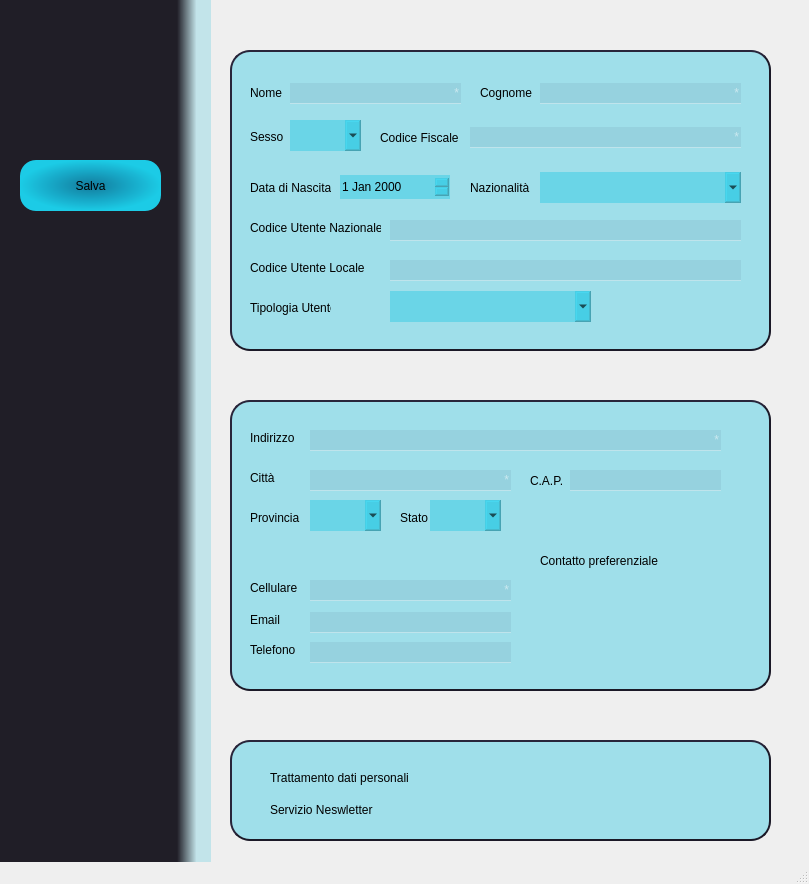
<?xml version="1.0" encoding="UTF-8"?>
<ui version="4.0">
 <class>MainWindow</class>
 <widget class="QMainWindow" name="MainWindow">
  <property name="geometry">
   <rect>
    <x>0</x>
    <y>0</y>
    <width>809</width>
    <height>884</height>
   </rect>
  </property>
  <property name="windowTitle">
   <string>Registra Utente</string>
  </property>
  <widget class="QWidget" name="centralwidget">
   <widget class="QFrame" name="frame_2">
    <property name="geometry">
     <rect>
      <x>0</x>
      <y>0</y>
      <width>211</width>
      <height>1281</height>
     </rect>
    </property>
    <property name="font">
     <font>
      <pointsize>1</pointsize>
     </font>
    </property>
    <property name="styleSheet">
     <string notr="true">border:none;
background-color:qlineargradient(spread:pad, x1:0.83936, y1:0, x2:1, y2:0, stop:0 rgba(32, 30, 39, 255), stop:0.571429 rgba(0, 178, 210, 48));
</string>
    </property>
    <property name="frameShape">
     <enum>QFrame::StyledPanel</enum>
    </property>
    <property name="frameShadow">
     <enum>QFrame::Raised</enum>
    </property>
    <widget class="QLabel" name="logoImage">
     <property name="geometry">
      <rect>
       <x>57</x>
       <y>40</y>
       <width>71</width>
       <height>71</height>
      </rect>
     </property>
     <property name="styleSheet">
      <string notr="true">background-color:transparent;</string>
     </property>
     <property name="text">
      <string/>
     </property>
     <property name="textFormat">
      <enum>Qt::RichText</enum>
     </property>
     <property name="pixmap">
      <pixmap>images/Icona User.png</pixmap>
     </property>
     <property name="scaledContents">
      <bool>true</bool>
     </property>
    </widget>
    <widget class="QPushButton" name="returnButton">
     <property name="geometry">
      <rect>
       <x>60</x>
       <y>760</y>
       <width>71</width>
       <height>51</height>
      </rect>
     </property>
     <property name="styleSheet">
      <string notr="true">background-color:transparent;</string>
     </property>
     <property name="text">
      <string/>
     </property>
     <property name="icon">
      <iconset>
       <normaloff>images/Icona Close.png</normaloff>images/Icona Close.png</iconset>
     </property>
     <property name="iconSize">
      <size>
       <width>50</width>
       <height>50</height>
      </size>
     </property>
    </widget>
    <widget class="QPushButton" name="saveButton">
     <property name="geometry">
      <rect>
       <x>20</x>
       <y>160</y>
       <width>141</width>
       <height>51</height>
      </rect>
     </property>
     <property name="styleSheet">
      <string notr="true">border-radius:16px;
background-color:qradialgradient(spread:pad, cx:0.499926, cy:0.5, radius:0.5, fx:0.5, fy:0.5, stop:0 rgba(18, 125, 160, 249), stop:1 rgba(27, 213, 241, 241));</string>
     </property>
     <property name="text">
      <string>Salva</string>
     </property>
     <property name="icon">
      <iconset>
       <normaloff>images/Icona Salva.png</normaloff>images/Icona Salva.png</iconset>
     </property>
     <property name="iconSize">
      <size>
       <width>30</width>
       <height>30</height>
      </size>
     </property>
    </widget>
   </widget>
   <widget class="QFrame" name="frame_11">
    <property name="geometry">
     <rect>
      <x>230</x>
      <y>50</y>
      <width>541</width>
      <height>301</height>
     </rect>
    </property>
    <property name="minimumSize">
     <size>
      <width>0</width>
      <height>1</height>
     </size>
    </property>
    <property name="styleSheet">
     <string notr="true">border-radius: 20px;
border-style: outset;
border-width: 2px;
border-color:rgb(27,25,39);
background-color:rgba(0, 192, 225, 85)</string>
    </property>
    <property name="frameShape">
     <enum>QFrame::StyledPanel</enum>
    </property>
    <property name="frameShadow">
     <enum>QFrame::Raised</enum>
    </property>
    <widget class="QLabel" name="titleLabel">
     <property name="geometry">
      <rect>
       <x>20</x>
       <y>32</y>
       <width>41</width>
       <height>21</height>
      </rect>
     </property>
     <property name="styleSheet">
      <string notr="true">font: 75 bold 11pt &quot;Arial&quot;;
border:none;
background-color:none;</string>
     </property>
     <property name="text">
      <string>Nome</string>
     </property>
    </widget>
    <widget class="QLabel" name="authorLabel">
     <property name="geometry">
      <rect>
       <x>250</x>
       <y>32</y>
       <width>61</width>
       <height>21</height>
      </rect>
     </property>
     <property name="styleSheet">
      <string notr="true">font: 75 bold 11pt &quot;Arial&quot;;
border:none;
background-color:none;</string>
     </property>
     <property name="text">
      <string>Cognome</string>
     </property>
    </widget>
    <widget class="QLabel" name="natureLabel">
     <property name="geometry">
      <rect>
       <x>150</x>
       <y>80</y>
       <width>81</width>
       <height>16</height>
      </rect>
     </property>
     <property name="styleSheet">
      <string notr="true">font: 75 bold 11pt &quot;Arial&quot;;
border:none;
background-color:none;</string>
     </property>
     <property name="text">
      <string>Codice Fiscale</string>
     </property>
    </widget>
    <widget class="QLabel" name="typeLabel">
     <property name="geometry">
      <rect>
       <x>20</x>
       <y>80</y>
       <width>47</width>
       <height>13</height>
      </rect>
     </property>
     <property name="styleSheet">
      <string notr="true">font: 75 bold 11pt &quot;Arial&quot;;
border:none;
background-color:none;</string>
     </property>
     <property name="text">
      <string>Sesso</string>
     </property>
    </widget>
    <widget class="QLabel" name="genreLabel">
     <property name="geometry">
      <rect>
       <x>330</x>
       <y>580</y>
       <width>91</width>
       <height>16</height>
      </rect>
     </property>
     <property name="styleSheet">
      <string notr="true">font: 75 bold 11pt &quot;Arial&quot;;
border:none;
background-color:none;</string>
     </property>
     <property name="text">
      <string>Luogo di Nascita</string>
     </property>
    </widget>
    <widget class="QComboBox" name="genderBox">
     <property name="geometry">
      <rect>
       <x>60</x>
       <y>70</y>
       <width>71</width>
       <height>31</height>
      </rect>
     </property>
     <property name="styleSheet">
      <string notr="true">font: italic 10pt &quot;Arial&quot;;
border:none;</string>
     </property>
     <property name="editable">
      <bool>true</bool>
     </property>
     <item>
      <property name="text">
       <string/>
      </property>
     </item>
     <item>
      <property name="text">
       <string>M</string>
      </property>
     </item>
     <item>
      <property name="text">
       <string>F</string>
      </property>
     </item>
    </widget>
    <widget class="QLineEdit" name="nameField">
     <property name="geometry">
      <rect>
       <x>60</x>
       <y>33</y>
       <width>171</width>
       <height>21</height>
      </rect>
     </property>
     <property name="styleSheet">
      <string notr="true">border:none;
background-color: rgba(23, 28, 78, 17);
color:rgb(255, 255, 255);
font: 14pt &quot;Source Code Pro for Powerline&quot;;
border:none;
border-bottom: 1px solid rgba(255, 255, 255, 100);
</string>
     </property>
     <property name="text">
      <string/>
     </property>
     <property name="alignment">
      <set>Qt::AlignRight|Qt::AlignTrailing|Qt::AlignVCenter</set>
     </property>
     <property name="dragEnabled">
      <bool>false</bool>
     </property>
     <property name="readOnly">
      <bool>false</bool>
     </property>
     <property name="placeholderText">
      <string extracomment="Campi Obbligatorio">*</string>
     </property>
    </widget>
    <widget class="QLineEdit" name="surnameField">
     <property name="geometry">
      <rect>
       <x>310</x>
       <y>33</y>
       <width>201</width>
       <height>21</height>
      </rect>
     </property>
     <property name="styleSheet">
      <string notr="true">border:none;
background-color: rgba(23, 28, 78, 17);
color:rgb(255, 255, 255);
font: 14pt &quot;Source Code Pro for Powerline&quot;;
border:none;
border-bottom: 1px solid rgba(255, 255, 255, 100);
</string>
     </property>
     <property name="alignment">
      <set>Qt::AlignRight|Qt::AlignTrailing|Qt::AlignVCenter</set>
     </property>
     <property name="readOnly">
      <bool>false</bool>
     </property>
     <property name="placeholderText">
      <string>*</string>
     </property>
    </widget>
    <widget class="QLineEdit" name="fiscalcodeField">
     <property name="geometry">
      <rect>
       <x>240</x>
       <y>77</y>
       <width>271</width>
       <height>21</height>
      </rect>
     </property>
     <property name="styleSheet">
      <string notr="true">border:none;
background-color: rgba(23, 28, 78, 17);
color:rgb(255, 255, 255);
font: 14pt &quot;Source Code Pro for Powerline&quot;;
border:none;
border-bottom: 1px solid rgba(255, 255, 255, 100);
</string>
     </property>
     <property name="alignment">
      <set>Qt::AlignRight|Qt::AlignTrailing|Qt::AlignVCenter</set>
     </property>
     <property name="readOnly">
      <bool>false</bool>
     </property>
     <property name="placeholderText">
      <string>*</string>
     </property>
    </widget>
    <widget class="QLabel" name="typeLabel_2">
     <property name="geometry">
      <rect>
       <x>20</x>
       <y>170</y>
       <width>131</width>
       <height>16</height>
      </rect>
     </property>
     <property name="styleSheet">
      <string notr="true">font: 75 bold 11pt &quot;Arial&quot;;
border:none;
background-color:none;</string>
     </property>
     <property name="text">
      <string>Codice Utente Nazionale</string>
     </property>
    </widget>
    <widget class="QLabel" name="typeLabel_3">
     <property name="geometry">
      <rect>
       <x>20</x>
       <y>210</y>
       <width>131</width>
       <height>16</height>
      </rect>
     </property>
     <property name="styleSheet">
      <string notr="true">font: 75 bold 11pt &quot;Arial&quot;;
border:none;
background-color:none;</string>
     </property>
     <property name="text">
      <string>Codice Utente Locale</string>
     </property>
    </widget>
    <widget class="QLineEdit" name="nameField_5">
     <property name="geometry">
      <rect>
       <x>160</x>
       <y>170</y>
       <width>351</width>
       <height>21</height>
      </rect>
     </property>
     <property name="styleSheet">
      <string notr="true">border:none;
background-color: rgba(23, 28, 78, 17);
color:rgb(255, 255, 255);
font: 14pt &quot;Source Code Pro for Powerline&quot;;
border:none;
border-bottom: 1px solid rgba(255, 255, 255, 100);
</string>
     </property>
     <property name="readOnly">
      <bool>false</bool>
     </property>
     <property name="placeholderText">
      <string/>
     </property>
    </widget>
    <widget class="QLineEdit" name="nameField_6">
     <property name="geometry">
      <rect>
       <x>160</x>
       <y>210</y>
       <width>351</width>
       <height>21</height>
      </rect>
     </property>
     <property name="styleSheet">
      <string notr="true">border:none;
background-color: rgba(23, 28, 78, 17);
color:rgb(255, 255, 255);
font: 14pt &quot;Source Code Pro for Powerline&quot;;
border:none;
border-bottom: 1px solid rgba(255, 255, 255, 100);
</string>
     </property>
     <property name="readOnly">
      <bool>false</bool>
     </property>
     <property name="placeholderText">
      <string/>
     </property>
    </widget>
    <widget class="QLabel" name="positionLabel_3">
     <property name="geometry">
      <rect>
       <x>20</x>
       <y>130</y>
       <width>81</width>
       <height>16</height>
      </rect>
     </property>
     <property name="styleSheet">
      <string notr="true">font: 75 bold 11pt &quot;Arial&quot;;
border:none;
background-color:none;</string>
     </property>
     <property name="text">
      <string>Data di Nascita</string>
     </property>
    </widget>
    <widget class="QDateEdit" name="dateEdit">
     <property name="geometry">
      <rect>
       <x>110</x>
       <y>125</y>
       <width>110</width>
       <height>24</height>
      </rect>
     </property>
     <property name="styleSheet">
      <string notr="true">border:none;</string>
     </property>
     <property name="readOnly">
      <bool>false</bool>
     </property>
     <property name="calendarPopup">
      <bool>false</bool>
     </property>
    </widget>
    <widget class="QLabel" name="dateLabel_2">
     <property name="geometry">
      <rect>
       <x>240</x>
       <y>130</y>
       <width>81</width>
       <height>16</height>
      </rect>
     </property>
     <property name="styleSheet">
      <string notr="true">font: 75 bold 11pt &quot;Arial&quot;;
border:none;
background-color:none;</string>
     </property>
     <property name="text">
      <string>Nazionalità</string>
     </property>
    </widget>
    <widget class="QComboBox" name="nationBox">
     <property name="geometry">
      <rect>
       <x>310</x>
       <y>122</y>
       <width>201</width>
       <height>31</height>
      </rect>
     </property>
     <property name="styleSheet">
      <string notr="true">font: italic 10pt &quot;Arial&quot;;
border:none;</string>
     </property>
     <property name="editable">
      <bool>true</bool>
     </property>
     <item>
      <property name="text">
       <string/>
      </property>
     </item>
     <item>
      <property name="text">
       <string>ITA</string>
      </property>
     </item>
     <item>
      <property name="text">
       <string>DEU</string>
      </property>
     </item>
     <item>
      <property name="text">
       <string>FRA</string>
      </property>
     </item>
     <item>
      <property name="text">
       <string>IRL</string>
      </property>
     </item>
     <item>
      <property name="text">
       <string>NLD</string>
      </property>
     </item>
     <item>
      <property name="text">
       <string>PRT</string>
      </property>
     </item>
     <item>
      <property name="text">
       <string>RUS</string>
      </property>
     </item>
     <item>
      <property name="text">
       <string>SMR</string>
      </property>
     </item>
     <item>
      <property name="text">
       <string>ESP</string>
      </property>
     </item>
     <item>
      <property name="text">
       <string>GBR</string>
      </property>
     </item>
     <item>
      <property name="text">
       <string>USA</string>
      </property>
     </item>
    </widget>
    <widget class="QLabel" name="dateLabel_3">
     <property name="geometry">
      <rect>
       <x>20</x>
       <y>250</y>
       <width>81</width>
       <height>16</height>
      </rect>
     </property>
     <property name="styleSheet">
      <string notr="true">font: 75 bold 11pt &quot;Arial&quot;;
border:none;
background-color:none;</string>
     </property>
     <property name="text">
      <string>Tipologia Utente</string>
     </property>
    </widget>
    <widget class="QComboBox" name="usertypeBox">
     <property name="geometry">
      <rect>
       <x>160</x>
       <y>241</y>
       <width>201</width>
       <height>31</height>
      </rect>
     </property>
     <property name="styleSheet">
      <string notr="true">font: italic 10pt &quot;Arial&quot;;
border:none</string>
     </property>
     <item>
      <property name="text">
       <string/>
      </property>
     </item>
    </widget>
   </widget>
   <widget class="QFrame" name="frame">
    <property name="geometry">
     <rect>
      <x>230</x>
      <y>400</y>
      <width>541</width>
      <height>291</height>
     </rect>
    </property>
    <property name="styleSheet">
     <string notr="true">border-radius: 20px;
border-style: outset;
border-width: 2px;
border-color:rgb(27,25,39);
background-color:rgba(0, 192, 225, 85)</string>
    </property>
    <property name="frameShape">
     <enum>QFrame::StyledPanel</enum>
    </property>
    <property name="frameShadow">
     <enum>QFrame::Raised</enum>
    </property>
    <widget class="QLabel" name="positionLabel_2">
     <property name="geometry">
      <rect>
       <x>170</x>
       <y>110</y>
       <width>81</width>
       <height>16</height>
      </rect>
     </property>
     <property name="styleSheet">
      <string notr="true">font: 75 bold 11pt &quot;Arial&quot;;
border:none;
background-color:none;</string>
     </property>
     <property name="text">
      <string>Stato</string>
     </property>
    </widget>
    <widget class="QLabel" name="ninventaryLabe_2">
     <property name="geometry">
      <rect>
       <x>20</x>
       <y>30</y>
       <width>51</width>
       <height>16</height>
      </rect>
     </property>
     <property name="styleSheet">
      <string notr="true">font: 75 bold 11pt &quot;Arial&quot;;
border:none;
background-color:none;</string>
     </property>
     <property name="text">
      <string>Indirizzo</string>
     </property>
    </widget>
    <widget class="QLineEdit" name="addressField">
     <property name="geometry">
      <rect>
       <x>80</x>
       <y>30</y>
       <width>411</width>
       <height>21</height>
      </rect>
     </property>
     <property name="styleSheet">
      <string notr="true">border:none;
background-color: rgba(23, 28, 78, 17);
color:rgb(255, 255, 255);
font: 14pt &quot;Source Code Pro for Powerline&quot;;
border:none;
border-bottom: 1px solid rgba(255, 255, 255, 100);
</string>
     </property>
     <property name="alignment">
      <set>Qt::AlignRight|Qt::AlignTrailing|Qt::AlignVCenter</set>
     </property>
     <property name="readOnly">
      <bool>false</bool>
     </property>
     <property name="placeholderText">
      <string>*</string>
     </property>
    </widget>
    <widget class="QLabel" name="ISBNLabel_2">
     <property name="geometry">
      <rect>
       <x>20</x>
       <y>70</y>
       <width>61</width>
       <height>16</height>
      </rect>
     </property>
     <property name="styleSheet">
      <string notr="true">font: 75 bold 11pt &quot;Arial&quot;;
border:none;
background-color:none;</string>
     </property>
     <property name="text">
      <string>Città</string>
     </property>
    </widget>
    <widget class="QLineEdit" name="cityField">
     <property name="geometry">
      <rect>
       <x>80</x>
       <y>70</y>
       <width>201</width>
       <height>21</height>
      </rect>
     </property>
     <property name="styleSheet">
      <string notr="true">border:none;
background-color: rgba(23, 28, 78, 17);
color:rgb(255, 255, 255);
font: 14pt &quot;Source Code Pro for Powerline&quot;;
border:none;
border-bottom: 1px solid rgba(255, 255, 255, 100);
</string>
     </property>
     <property name="alignment">
      <set>Qt::AlignRight|Qt::AlignTrailing|Qt::AlignVCenter</set>
     </property>
     <property name="readOnly">
      <bool>false</bool>
     </property>
     <property name="placeholderText">
      <string>*</string>
     </property>
    </widget>
    <widget class="QLabel" name="palchettoLabel_2">
     <property name="geometry">
      <rect>
       <x>300</x>
       <y>70</y>
       <width>41</width>
       <height>21</height>
      </rect>
     </property>
     <property name="styleSheet">
      <string notr="true">font: 75 bold 11pt &quot;Arial&quot;;
border:none;
background-color:none;</string>
     </property>
     <property name="text">
      <string>C.A.P.</string>
     </property>
    </widget>
    <widget class="QLineEdit" name="capField">
     <property name="geometry">
      <rect>
       <x>340</x>
       <y>70</y>
       <width>151</width>
       <height>21</height>
      </rect>
     </property>
     <property name="styleSheet">
      <string notr="true">border:none;
background-color: rgba(23, 28, 78, 17);
color:rgb(255, 255, 255);
font: 14pt &quot;Source Code Pro for Powerline&quot;;
border:none;
border-bottom: 1px solid rgba(255, 255, 255, 100);
</string>
     </property>
     <property name="readOnly">
      <bool>false</bool>
     </property>
     <property name="placeholderText">
      <string/>
     </property>
    </widget>
    <widget class="QLabel" name="ISBNLabel_3">
     <property name="geometry">
      <rect>
       <x>20</x>
       <y>110</y>
       <width>61</width>
       <height>16</height>
      </rect>
     </property>
     <property name="styleSheet">
      <string notr="true">font: 75 bold 11pt &quot;Arial&quot;;
border:none;
background-color:none;</string>
     </property>
     <property name="text">
      <string>Provincia</string>
     </property>
    </widget>
    <widget class="QComboBox" name="districtBox">
     <property name="geometry">
      <rect>
       <x>80</x>
       <y>100</y>
       <width>71</width>
       <height>31</height>
      </rect>
     </property>
     <property name="styleSheet">
      <string notr="true">font: italic 10pt &quot;Arial&quot;;
border:none;</string>
     </property>
     <item>
      <property name="text">
       <string/>
      </property>
     </item>
    </widget>
    <widget class="QLabel" name="ninventaryLabe_3">
     <property name="geometry">
      <rect>
       <x>20</x>
       <y>180</y>
       <width>51</width>
       <height>16</height>
      </rect>
     </property>
     <property name="styleSheet">
      <string notr="true">font: 75 bold 11pt &quot;Arial&quot;;
border:none;
background-color:none;</string>
     </property>
     <property name="text">
      <string>Cellulare</string>
     </property>
    </widget>
    <widget class="QLabel" name="ninventaryLabe_4">
     <property name="geometry">
      <rect>
       <x>20</x>
       <y>212</y>
       <width>51</width>
       <height>16</height>
      </rect>
     </property>
     <property name="styleSheet">
      <string notr="true">font: 75 bold 11pt &quot;Arial&quot;;
border:none;
background-color:none;</string>
     </property>
     <property name="text">
      <string>Email</string>
     </property>
    </widget>
    <widget class="QLabel" name="ninventaryLabe_5">
     <property name="geometry">
      <rect>
       <x>20</x>
       <y>242</y>
       <width>51</width>
       <height>16</height>
      </rect>
     </property>
     <property name="styleSheet">
      <string notr="true">font: 75 bold 11pt &quot;Arial&quot;;
border:none;
background-color:none;</string>
     </property>
     <property name="text">
      <string>Telefono</string>
     </property>
    </widget>
    <widget class="QLineEdit" name="cellField">
     <property name="geometry">
      <rect>
       <x>80</x>
       <y>180</y>
       <width>201</width>
       <height>21</height>
      </rect>
     </property>
     <property name="styleSheet">
      <string notr="true">border:none;
background-color: rgba(23, 28, 78, 17);
color:rgb(255, 255, 255);
font: 14pt &quot;Source Code Pro for Powerline&quot;;
border:none;
border-bottom: 1px solid rgba(255, 255, 255, 100);
</string>
     </property>
     <property name="alignment">
      <set>Qt::AlignRight|Qt::AlignTrailing|Qt::AlignVCenter</set>
     </property>
     <property name="readOnly">
      <bool>false</bool>
     </property>
     <property name="placeholderText">
      <string>*</string>
     </property>
    </widget>
    <widget class="QLineEdit" name="emailField">
     <property name="geometry">
      <rect>
       <x>80</x>
       <y>212</y>
       <width>201</width>
       <height>21</height>
      </rect>
     </property>
     <property name="styleSheet">
      <string notr="true">border:none;
background-color: rgba(23, 28, 78, 17);
color:rgb(255, 255, 255);
font: 14pt &quot;Source Code Pro for Powerline&quot;;
border:none;
border-bottom: 1px solid rgba(255, 255, 255, 100);
</string>
     </property>
     <property name="readOnly">
      <bool>false</bool>
     </property>
     <property name="placeholderText">
      <string/>
     </property>
    </widget>
    <widget class="QLineEdit" name="telephonField">
     <property name="geometry">
      <rect>
       <x>80</x>
       <y>242</y>
       <width>201</width>
       <height>21</height>
      </rect>
     </property>
     <property name="styleSheet">
      <string notr="true">border:none;
background-color: rgba(23, 28, 78, 17);
color:rgb(255, 255, 255);
font: 14pt &quot;Source Code Pro for Powerline&quot;;
border:none;
border-bottom: 1px solid rgba(255, 255, 255, 100);
</string>
     </property>
     <property name="readOnly">
      <bool>false</bool>
     </property>
     <property name="placeholderText">
      <string/>
     </property>
    </widget>
    <widget class="QRadioButton" name="radioButton">
     <property name="geometry">
      <rect>
       <x>350</x>
       <y>180</y>
       <width>100</width>
       <height>20</height>
      </rect>
     </property>
     <property name="styleSheet">
      <string notr="true">border:none;
background-color:transparent</string>
     </property>
     <property name="text">
      <string/>
     </property>
     <property name="checkable">
      <bool>false</bool>
     </property>
    </widget>
    <widget class="QRadioButton" name="radioButton_2">
     <property name="geometry">
      <rect>
       <x>350</x>
       <y>210</y>
       <width>100</width>
       <height>20</height>
      </rect>
     </property>
     <property name="styleSheet">
      <string notr="true">border:none;
background-color:transparent</string>
     </property>
     <property name="text">
      <string/>
     </property>
     <property name="checkable">
      <bool>false</bool>
     </property>
    </widget>
    <widget class="QRadioButton" name="radioButton_3">
     <property name="geometry">
      <rect>
       <x>350</x>
       <y>240</y>
       <width>100</width>
       <height>20</height>
      </rect>
     </property>
     <property name="styleSheet">
      <string notr="true">border:none;
background-color:transparent</string>
     </property>
     <property name="text">
      <string/>
     </property>
     <property name="checkable">
      <bool>false</bool>
     </property>
    </widget>
    <widget class="QLabel" name="titleLabel_2">
     <property name="geometry">
      <rect>
       <x>310</x>
       <y>150</y>
       <width>121</width>
       <height>21</height>
      </rect>
     </property>
     <property name="styleSheet">
      <string notr="true">font: 75 bold 11pt &quot;Arial&quot;;
border:none;
background-color:none;</string>
     </property>
     <property name="text">
      <string>Contatto preferenziale</string>
     </property>
    </widget>
    <widget class="QComboBox" name="stateBox">
     <property name="geometry">
      <rect>
       <x>200</x>
       <y>100</y>
       <width>71</width>
       <height>31</height>
      </rect>
     </property>
     <property name="styleSheet">
      <string notr="true">font: italic 10pt &quot;Arial&quot;;
border:none;</string>
     </property>
     <item>
      <property name="text">
       <string/>
      </property>
     </item>
    </widget>
   </widget>
   <widget class="QFrame" name="frame_3">
    <property name="geometry">
     <rect>
      <x>230</x>
      <y>740</y>
      <width>541</width>
      <height>101</height>
     </rect>
    </property>
    <property name="styleSheet">
     <string notr="true">border-radius: 20px;
border-style: outset;
border-width: 2px;
border-color:rgb(27,25,39);
background-color:rgba(0, 192, 225, 85)</string>
    </property>
    <property name="frameShape">
     <enum>QFrame::StyledPanel</enum>
    </property>
    <property name="frameShadow">
     <enum>QFrame::Raised</enum>
    </property>
    <widget class="QCheckBox" name="checkBox">
     <property name="geometry">
      <rect>
       <x>20</x>
       <y>30</y>
       <width>221</width>
       <height>16</height>
      </rect>
     </property>
     <property name="styleSheet">
      <string notr="true">border:none;
background-color:transparent
</string>
     </property>
     <property name="text">
      <string>Trattamento dati personali</string>
     </property>
     <property name="checkable">
      <bool>false</bool>
     </property>
     <property name="checked">
      <bool>false</bool>
     </property>
    </widget>
    <widget class="QCheckBox" name="checkBox_2">
     <property name="geometry">
      <rect>
       <x>20</x>
       <y>60</y>
       <width>221</width>
       <height>20</height>
      </rect>
     </property>
     <property name="styleSheet">
      <string notr="true">border:none;
background-color:transparent
</string>
     </property>
     <property name="text">
      <string>Servizio Neswletter</string>
     </property>
     <property name="checkable">
      <bool>false</bool>
     </property>
    </widget>
   </widget>
   <widget class="QLabel" name="label_3">
    <property name="geometry">
     <rect>
      <x>250</x>
      <y>710</y>
      <width>51</width>
      <height>51</height>
     </rect>
    </property>
    <property name="styleSheet">
     <string notr="true">border:none;
background-color:transparent</string>
    </property>
    <property name="text">
     <string/>
    </property>
    <property name="textFormat">
     <enum>Qt::RichText</enum>
    </property>
    <property name="pixmap">
     <pixmap>images/Icona Consensi.png</pixmap>
    </property>
    <property name="scaledContents">
     <bool>true</bool>
    </property>
   </widget>
   <widget class="QLabel" name="label_4">
    <property name="geometry">
     <rect>
      <x>250</x>
      <y>377</y>
      <width>41</width>
      <height>41</height>
     </rect>
    </property>
    <property name="styleSheet">
     <string notr="true">border:none;
background-color:transparent</string>
    </property>
    <property name="text">
     <string/>
    </property>
    <property name="textFormat">
     <enum>Qt::RichText</enum>
    </property>
    <property name="pixmap">
     <pixmap>images/Icona Recapiti.png</pixmap>
    </property>
    <property name="scaledContents">
     <bool>true</bool>
    </property>
   </widget>
   <widget class="QLabel" name="label_2">
    <property name="geometry">
     <rect>
      <x>240</x>
      <y>20</y>
      <width>51</width>
      <height>51</height>
     </rect>
    </property>
    <property name="styleSheet">
     <string notr="true">border:none;
background-color: transparent</string>
    </property>
    <property name="text">
     <string/>
    </property>
    <property name="textFormat">
     <enum>Qt::RichText</enum>
    </property>
    <property name="pixmap">
     <pixmap>images/Icona Dati Personali.png</pixmap>
    </property>
    <property name="scaledContents">
     <bool>true</bool>
    </property>
   </widget>
  </widget>
  <widget class="QStatusBar" name="statusbar"/>
 </widget>
 <resources/>
 <connections/>
</ui>
